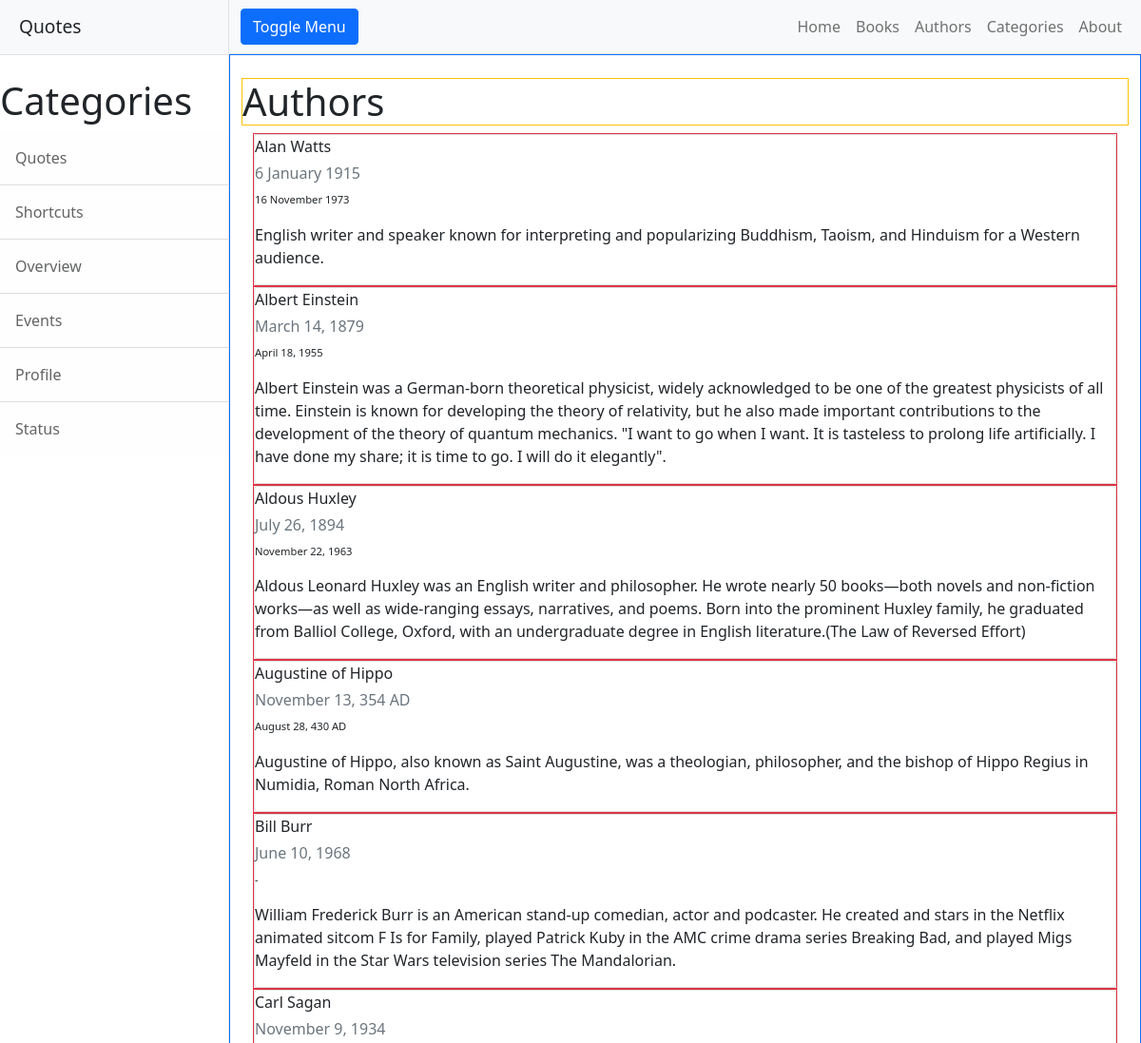
/authors/ (upper part), run on an earlier commit of the app's database.
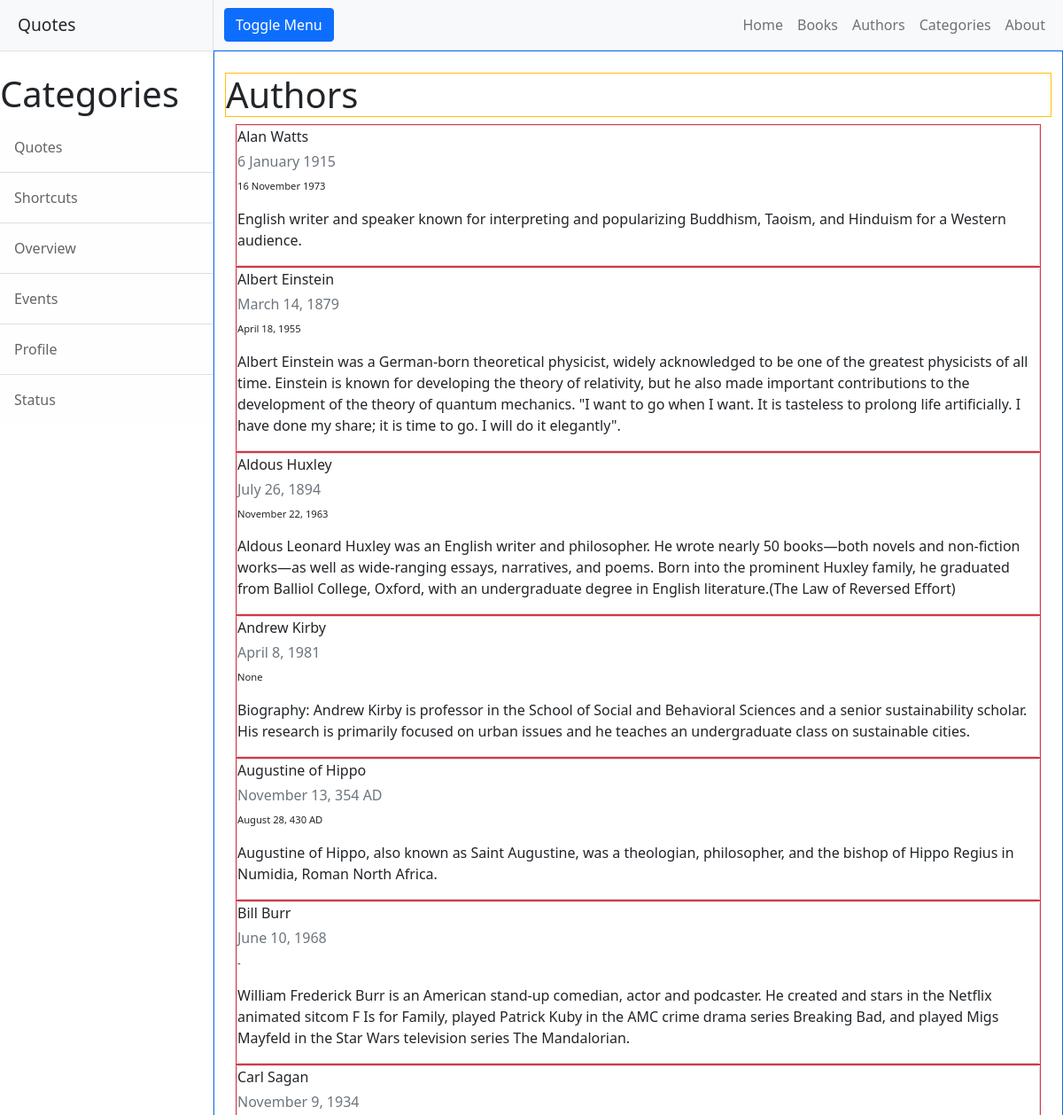
And on a later commit of the database.
### app1/models.py (models this page shows, shortened)
class Author(models.Model):
    name = models.CharField(max_length=50, null=True)
    bio = models.TextField()
    birth_date = models.CharField(max_length=30, null=True)
    birth_place = models.CharField(max_length=100, null=True, blank=True)
    death_date = models.CharField(max_length=30, null=True, blank=True)
    death_place = models.CharField(max_length=100, null=True, blank=True)
    cause_of_death = models.CharField(max_length=100, null=True, blank=True)
    class Meta:
        ordering = ['name']

### app1/views.py (the view)
# urls.py: path("authors/", views.authors, name="authors"),
def authors(request):
    return render(request=request,
                  template_name="app1/authors.html",
                  context={"author": Author.objects.all})

### app1/templates/app1/authors.html (shortened to what this page needs)
{% extends 'app1/header.html' %}
{% load static %}
{% block content %}
<div class="container-fluid border border-primary">
    <h1 class="mt-4 border border-warning">Authors</h1>
    {% for auth in author %}
    <div class="container"
	<div class="row">
	    <div class="col s12 m6 border border-danger">
		<div class="card hoverable">
		    <span class="card-title">{{auth.name}}</span>
		    <span class="card-subtitle mb-2 text-muted">{{auth.birth_date}}</span>
		    <p style="font-size:70%">{{auth.death_date}}</p>
		    <p>{{auth.bio}}</p>
	    </div>
	    </div>
	</div>
	{% endfor %}
    </div>
</div>
</div>
    </body>
</html>
{% endblock %}

What changed in the data, as far as the page shows it:
added Author: name "Andrew Kirby", birth_date "April 8, 1981", death_date "None", bio "Biography: Andrew Kirby is professor in the School of Social and Behavioral Sciences and a senior sustainability scholar. His research is primarily focused on urban issues and he teaches an undergraduate class on sustainable cities."
